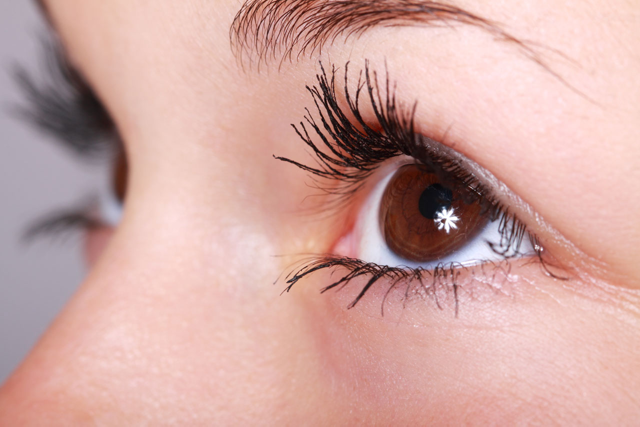
%> input picture eyes_closeup.png, 640 x 427 px
$ octave nlm_approx.m   (GNU Octave 9; MATLAB toolbox functions it lacks are replaced by stand-ins)
%> lines starting %> are read from the running program, lines starting %| are printed output that depends on the picture
### compute_pca.m
%  This implements a simple non-local-means patchspace. Note that this code is
%  not optimized for memory use.
%
%
%  This code is part of the reference implementation of the adaptive-manifold
%  high-dimensional filter described in the paper:
%
%    Adaptive Manifolds for Real-Time High-Dimensional Filtering
%    Eduardo S. L. Gastal  and  Manuel M. Oliveira
%    ACM Transactions on Graphics. Volume 31 (2012), Number 4.
%    Proceedings of SIGGRAPH 2012, Article 33.
%
%  Please refer to the publication above if you use this software. For an
%  up-to-date version go to:
%
%             http://inf.ufrgs.br/~eslgastal/AdaptiveManifolds/
%
%
%  THIS SOFTWARE IS PROVIDED "AS IS" WITHOUT ANY EXPRESSED OR IMPLIED WARRANTIES
%  OF ANY KIND, INCLUDING BUT NOT LIMITED TO THE WARRANTIES OF MERCHANTABILITY,
%  FITNESS FOR A PARTICULAR PURPOSE AND NONINFRINGEMENT.  IN NO EVENT SHALL THE
%  AUTHORS OR COPYRIGHT HOLDERS BE LIABLE FOR ANY CLAIM, DAMAGES OR OTHER
%  LIABILITY, WHETHER IN AN ACTION OF CONTRACT, TORT OR OTHERWISE, ARISING FROM,
%  OUT OF OR IN CONNECTION WITH THIS SOFTWARE OR THE USE OR OTHER DEALINGS IN
%  THIS SOFTWARE.
%
%  Version 1.0 - January 2012.

function [H ,Eval ,C] = compute_pca(I, radius, pca_outdim)

[h ,w ,nc] = size(I);

nneighbors = (2*radius + 1)^2;

H = zeros([h w nneighbors*nc]);

n = 1;

I = bsxfun(@minus, I, mean(mean(I)));

for i = -radius:radius
    for j = -radius:radius
        dist2  = i^2 + j^2;
        weight = exp(-dist2 / 2 / (radius / 2));
        C = circshift(I, [i j]);
        H(:,:, nc*(n-1)+1:nc*n) = C * weight;
        n = n + 1;
    end
end
if exist('pca_outdim','var')
    H = reshape(H, h*w, nneighbors*nc);
    H = bsxfun(@minus, H, mean(H));

    [Evec ,Eval] = eig( H'*H );
    Evec = flipdim(Evec, 2);

    Eval = flipdim(diag(Eval),1)';
    Eval = Eval(1:pca_outdim);
    C = reshape( H, [h w nneighbors*nc] );
    H = reshape( H*Evec(:,1:pca_outdim), [h w pca_outdim] );
end

end

### kmeans_cluster.m
function [gIdx,c,dist,clust]=kmeans_cluster(X)

%   [gIdx, c, dist, clust] = kmeans_cluster(X) partititions the N x P data
%   matrix X into 2 clusters, where N is the number of
%   data points and P is the number of dimensions (variables). The
%   partition minimizes the sum of point-to-cluster-centroid Euclidean
%   distances of both the clusters.
%   gIdx is the returned N x 1 vector contains the cluster indices of each point.
%   c is the 2 cluster centroid locations in the 2 x P matrix.
%   dist is maximum distance of data point in the cluster
%   clust is the number of cluster points in the cluster

[n,m]=size(X);
c=zeros(2,m);
Y=sum(X.^2,2);
[~,minindex]=min(Y);
[~,maxindex]=max(Y);
c(1,:)=X(minindex,:);
c(2,:)=X(maxindex,:);

% allocating variables
g0=ones(n,1);
gIdx=zeros(n,1);
D=zeros(n,2);

% Main loop converge if previous partition is the same as current
while any(g0~=gIdx)
    g0=gIdx;
    % Loop for each centroid
    for t=1:2
          D(:,t)=sum((X-c(t,:)).^2,2);
    end
    % Partition data to closest centroids
    [z,gIdx]=min(D,[],2);
    % Update centroids using means of partitions
    for t=1:2
        c(t,:)=mean(X(gIdx==t,:));
        clust(t)=size(X(gIdx==t,:),1);
    end
end
    for t=1:2
          dist(t)=sum(z(gIdx==t));
    end
end

### kmeans_recursive.m
function [Centre, minCentre]=kmeans_recursive(X,K0)

%   kmeans_recursive    Bisecting k-means clustring
%   [Centre, minCentre] = kmeans_recursive(X, Cluster) partititions the N x
%   P data matrix X into K0 clusters through a fully vectorized algorithm, where N is the number
%   of data points and P is the number of dimensions (variables). First whole data is bisected into clusters.
%   Chooses the cluster with point-centre distance is maximum and bisect it again to two clusters
%   minCentre is the returned N x 1 vector contains the cluster indices of each point.
%   Centre is the K0 cluster centroid locations in the K0 x P matrix.
%
K=1;                                                                % Initializing cluster count
[minCentre,Centretemp,newdistvect]=kmeans_cluster(X);       % Performing K means clustering

d=size(Centretemp,2);
Centre=zeros(K0,d);
var=zeros(K0,1);

K=K+1;

Centre(1,:)=Centretemp(1,:);
Centre(K,:)=Centretemp(2,:);   % Incrementing cluster count

var(1)=newdistvect(1);
var(K)=newdistvect(2);

[~,maxindex]=max(var);                                    % Calculating maximum point-centre distance and cluster to be bisected
while (K<K0)
    [label,Centretemp,newdistvect,newclustvect]=kmeans_cluster(X(minCentre==maxindex,:));      % Performing K means clustering
   if (newclustvect(1) == 0)
   var(maxindex)=0;
   elseif (newclustvect(2) == 0)
   var(maxindex)=0;
   else
    K=K+1;                                                       % Incrementing cluster count

    % Populating new cluster centres
    Centre(maxindex,:)=Centretemp(1,:);
    Centre(K,:)=Centretemp(2,:);

    % Populating new cluster indices vector
    label=(label==1).*maxindex+(label==2).*K;
    minCentre(minCentre==maxindex)=label;

    var(maxindex)=newdistvect(1);
    var(K)=newdistvect(2);

   end
   if(any(var)==0)
       break;
   end
    [~,maxindex]=max(var);                                % Calculating maximum point-centre distance and cluster to be bisected    end
end
end

### fastKmeansfiltapprox.m
function B=fastKmeansfiltapprox(A,S,h,Centre,Clusterindex,spatialkernel,convmethod,fast_flag,Aguide)
% Main filtering code lies here

if ~exist('Aguide','var')
     % guideimage is same as inputimage
     Aguide=A;
end
if ~exist('fast_flag','var')
     % guideimage is same as inputimage
     fast_flag=1;
end
guided=size(Aguide,3);
B=zeros(size(A));
Cluster=size(Centre,1);

%% Filtering using matlab command for convolutions

if strcmp(convmethod,'matlab')
    if strcmp(spatialkernel,'box')
        filt     = ones(2*S+1,2*S+1);
    elseif strcmp(spatialkernel,'gaussian')
        w  = round(6*S); if (mod(w,2) == 0); w  = w+1; end
        filt     = fspecial('gaussian', [w w], S);
    else
    end
    for i=1:Cluster
        W=sum((Aguide-reshape(Centre(i,:),1,1,guided)).^2,3);
        W=exp(-W./(2*h*h));
        Wb=imfilter(W,filt);
        B=B+bsxfun(@times,bsxfun(@rdivide,imfilter(bsxfun(@times,W,A),filt),Wb),(Clusterindex==i));
    end
end
%% Filtering using O(1) convolutions

if strcmp(convmethod,'O1')
    for i=1:Cluster
        W=sum((Aguide-reshape(Centre(i,:),1,1,guided)).^2,3);
        W=exp(-W./(2*h*h));
        if strcmp(spatialkernel,'box')
            Wb=box_filter(W,S,fast_flag);
            B=B+bsxfun(@times,bsxfun(@rdivide,box_filter(bsxfun(@times,W,A),S,fast_flag),Wb),(Clusterindex==i));
        elseif strcmp(spatialkernel,'gaussian')
            Wb=gauss_filter(W,S,fast_flag);
            B=B+bsxfun(@times,bsxfun(@rdivide,gauss_filter(bsxfun(@times,W,A),S,fast_flag),Wb),(Clusterindex==i));
        else
        end
    end
end
end

### box_filter.m
function out = box_filter(in, S, fast_flag)
% Routine for box convolutions
% fast_flag: 1 for standard separable box convolution
%            2 for image rescaling before box convolution for speedup.

if (fast_flag==0)
    out=in;
    for i=1:size(in,3)
        out(:,:,i)=box2D(in(:,:,i),S);
    end
else
    % Down sampling factor
    DSfaktor=4;
    [hh,ww,~]=size(in);
    in=imresize(in,1/DSfaktor,'bilinear');
    out=in;
    for i=1:size(in,3)
        out(:,:,i)=box2D(in(:,:,i),ceil(S/DSfaktor));
    end
    out=imresize(out,[hh,ww]);
end

### nlm_approx.m
%% Example non-local means code

clc;
close all;
clear;

%% input
% [filename, user_canceled] = imgetfile;
filename='eyes_closeup.png';
I  =  double(imread(filename));
[m,n,d]=size(I);
%> m = 427; n = 640; d = 3
sigma=0.1*255;
S=10;K=3;
fast_flag=1;
Iact=I;
I=I+sigma*randn(m,n,d);
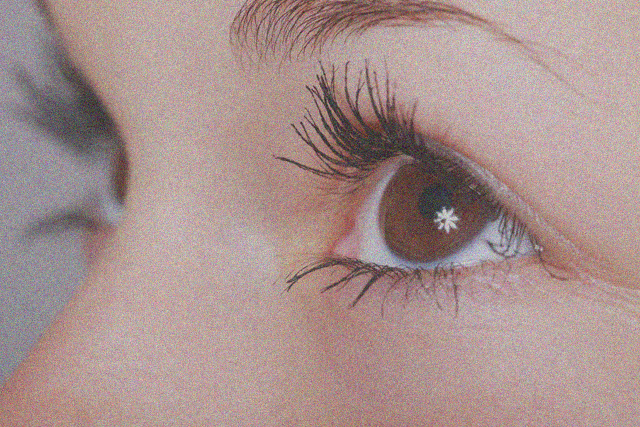
%> I: size 427x640x3 double; mean R, G, B 207.4, 166.9, 161.8; drawn with min black and max white
I2=I./256;

error2 = reshape(Iact-I, [d*m*n,1]);
mse = (sum(error2.^2)/(d*m*n));
%> mse = 650.7
maxvalue=255;
max(I(:));
peaksnrvalue=20*log10(maxvalue)-10*log10(mse);
%> peaksnrvalue = 20
fprintf('\n The Peak-SNR value for noisy image is %0.4f (db) \n', peaksnrvalue);
%|  The Peak-SNR value for noisy image is 19.9970 (db)
%% Kmeans filtering

% Done in two steps : Clustering and Filtering
tic,
Cluster=15;
pcadim=6;

% Clustering
Apca=compute_pca(I2, K, pcadim);
%> after the loop in compute_pca, `for i = -radius:radius`: n = 50
%> in compute_pca, `Eval = flipdim(diag(Eval),1)';`: Eval = 147 values, max 136040.3 at index 1, min 0.0167 at index 147, mean 1249.1
%> in compute_pca, `Eval = Eval(1:pca_outdim);`: Eval = [136040.3 7098.6 2774.4 2737.9 2550.2 2314.1]
pcadim=size(Apca,3);
%> pcadim = 6
Ares=reshape(Apca,m*n,pcadim);
[Centre,mincentre]=kmeans_recursive(Ares,Cluster);
%> in kmeans_cluster, `[~,minindex]=min(Y);`: minindex = 50195
%> in kmeans_cluster, `[~,maxindex]=max(Y);`: maxindex = 187640
%> after the loop in kmeans_cluster, `while any(g0~=gIdx)`: c = [0.249 -0.00239 0.000112 -0.000247 -0.000113 -0.000118; -1.4 0.0134 -0.00063 0.00139 0.000637 0.000662]; clust = [232041 41239]
%> after the loop in kmeans_cluster, `for t=1:2`: dist = [41535 16657.5]
%> in kmeans_recursive, `[minCentre,Centretemp,newdistvect]=kmeans_cluster(X);`: Centretemp has the same summary as c in kmeans_cluster
%> in kmeans_recursive, `[~,maxindex]=max(var);`: maxindex = 1
%> the loop in kmeans_recursive, `while (K<K0)` made 13 passes
%> (minindex in kmeans_cluster, newdistvect, newclustvect) on passes 1 to 12: (39156, [11155.5 9316.2], [98259 133782]), (7742, [4327.7 2914.2], [21891 19348]), (32443, [6133.1 1835.9], [73978 24281]), (55303, [3495.3 2829.2], [76344 57438]), (11567, [2139.9 1980.6], [44790 29188]), (5276, [1875.7 1472.5], [12259 9632]), (38379, [1477.5 1529.9], [37945 38399]), (1814, [1203.7 634.3], [10929 8419]), (18953, [1410.4 946], [35768 21670]), (6806, [929.4 919], [22274 22516]), (12900, [931.1 719.4], [19209 9979]), (2676, [959.1 423.4], [8036 4223])
%> after the loop in kmeans_recursive, `while (K<K0)`: Centre = 15 rows, first 8: [0.0576 -0.085 0.0789 -0.00418 -0.00135 -0.00377; -0.783 -0.208 0.0154 0.000676 0.0252 -0.000623; 0.377 -0.0229 -0.0822 0.0125 -0.00179 0.00162; -1.7 0.0186 -0.00521 0.00242 1.18e-05 0.000296; -0.077 0.295 0.012 0.00778 0.00179 0.00444; 0.607 0.0348 -0.00399 0.00278 0.000986 0.0011; -0.198 -0.162 0.00593 -0.00279 -0.00218 -0.00157; -1.19 0.0167 0.00225 -0.00965 -0.00135 -0.000603]; K = 15; var = [929.4; 959.1; 1477.5; 1203.7; 749.3; 1410.4; 931.1; 1472.5; 1529.9; 634.3; 946; 919; 719.4; 423.4; 636.7]
Clusterindex=reshape(mincentre,m,n);
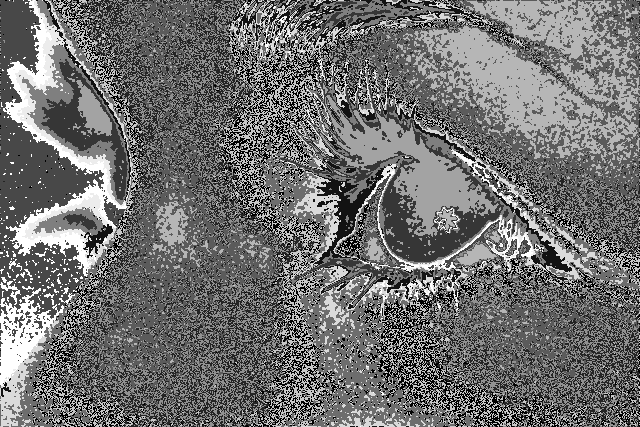
%> Clusterindex: size 427x640 double; min 1, max 15, mean 7.18; drawn with min black and max white

% Filtering
spatialtype='box';
convmethod='O1'; % 'matlab' for matlab convolutions and 'O1' for O(1) convolutions
Ikmean=fastKmeansfiltapprox(I2,S,3.5*sigma/256,Centre,Clusterindex,spatialtype,convmethod,fast_flag,Apca);      % nlm kmeans
%> (the run ends here)
